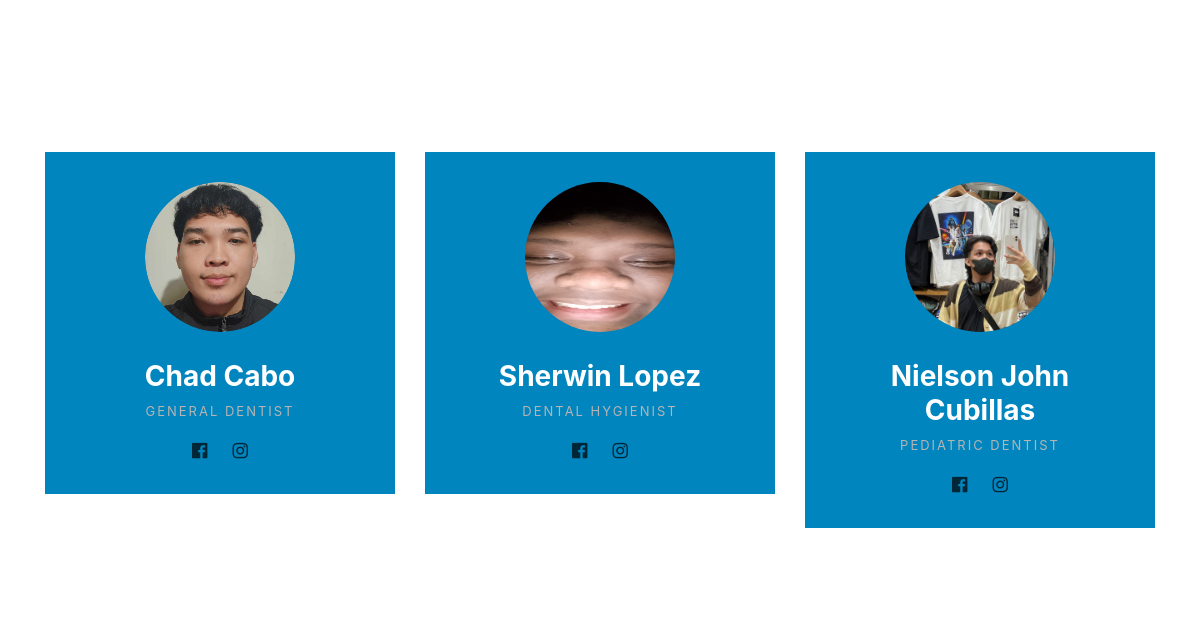
Page /php/team.php on the committed database.
### tables this page shows
CREATE TABLE `dentists` (
  `id` int(11) NOT NULL,
  `name` varchar(100) NOT NULL,
  `position` varchar(255) DEFAULT NULL,
  `photo` varchar(5000) DEFAULT NULL,
  `fb_link` varchar(255) DEFAULT NULL,
  `ig_link` varchar(255) DEFAULT NULL
);

### php/team.php (the view, shortened to what this page needs)
<?php
$servername = "localhost";
$username = "root";
$password = "";
$dbname = "dentura";
$conn = new mysqli($servername, $username, $password, $dbname);
$target_dir = "../admin/php/uploads/";
$sql = "SELECT name, photo, position, fb_link, ig_link FROM dentists";
$result = $conn->query($sql);
?>
<!DOCTYPE html>
<html lang="en">
<head>
    <link rel="stylesheet" href="https://cdnjs.cloudflare.com/ajax/libs/twitter-bootstrap/4.1.3/css/bootstrap.min.css">
    <link rel="stylesheet" href="https://cdnjs.cloudflare.com/ajax/libs/font-awesome/4.7.0/css/font-awesome.min.css">
    <link rel="stylesheet" href="/css/team.css">
</head>
<body>
    <div class="team-boxed">
        <div class="container">
            <h2 class="text-center mb-4">Our Dentists</h2>
            <div class="row people">
                <?php
                if ($result->num_rows > 0) {
                    while ($row = $result->fetch_assoc()) {
                        $name = htmlspecialchars($row['name']);
                        $position = htmlspecialchars($row['position']);
                        $photo = htmlspecialchars($row['photo']);
                        $fb_link = htmlspecialchars($row['fb_link'] ?? '#');
                        $ig_link = htmlspecialchars($row['ig_link'] ?? '#');
                        $profile_image = $target_dir . basename($photo);
                        echo "
                        <div class='col-md-6 col-lg-4 item'>
                            <div class='box'>
                                <img class='rounded-circle' src='$profile_image' alt='$name' style='width:150px; height:150px;'>
                                <h3 class='name'>$name</h3>
                                <p class='title'>$position</p>
                                <div class='social'>
                                    <a href='$fb_link' target='_blank'><i class='fa fa-facebook-official'></i></a>
                                    <a href='$ig_link' target='_blank'><i class='fa fa-instagram'></i></a>
                                </div>
                            </div>
                        </div>";
                    }
                } else {
                    echo "<p class='text-center'>No dentists found.</p>";
                }
                ?>
            </div>
        </div>
    </div>
</body>
</html>

### css/team.css (style rules this page uses)
.team-boxed { color: #ffffff; background-color: #ffffff; }
.team-boxed p { color: #ffffff; }
.team-boxed h2 { margin-bottom: 40px; padding-top: 40px; color: inherit; }
.team-boxed .people { padding: 50px 0; }
.team-boxed .item { text-align: center; }
.team-boxed .item .box { text-align: center; padding: 30px; background-color: #0085be; margin-bottom: 30px; transition: background-color 0.3s ease, color 0.3s ease, transform 0.3s ease; }
.team-boxed .item .name, .team-boxed .item .title, .team-boxed .social a { transition: color 0.3s ease; }
.team-boxed .item .name { font-weight: bold; margin-top: 28px; margin-bottom: 8px; color: inherit; }
.team-boxed .item .title { text-transform: uppercase; color: #b4b4b4; letter-spacing: 2px; font-size: 13px; }
.team-boxed .item img { max-width: 160px; }
.team-boxed .social { font-size: 18px; color: #000000; }
.team-boxed .social a { color: inherit; margin: 0 10px; display: inline-block; opacity: 0.7; transition: opacity 0.3s ease; }

### rows in the picture
dentists: photo (picture), name "Chad Cabo", position "GENERAL DENTIST"
dentists: photo (picture), name "Sherwin Lopez", position "DENTAL HYGIENIST"
dentists: photo (picture), name "Nielson John Cubillas", position "PEDIATRIC DENTIST"
